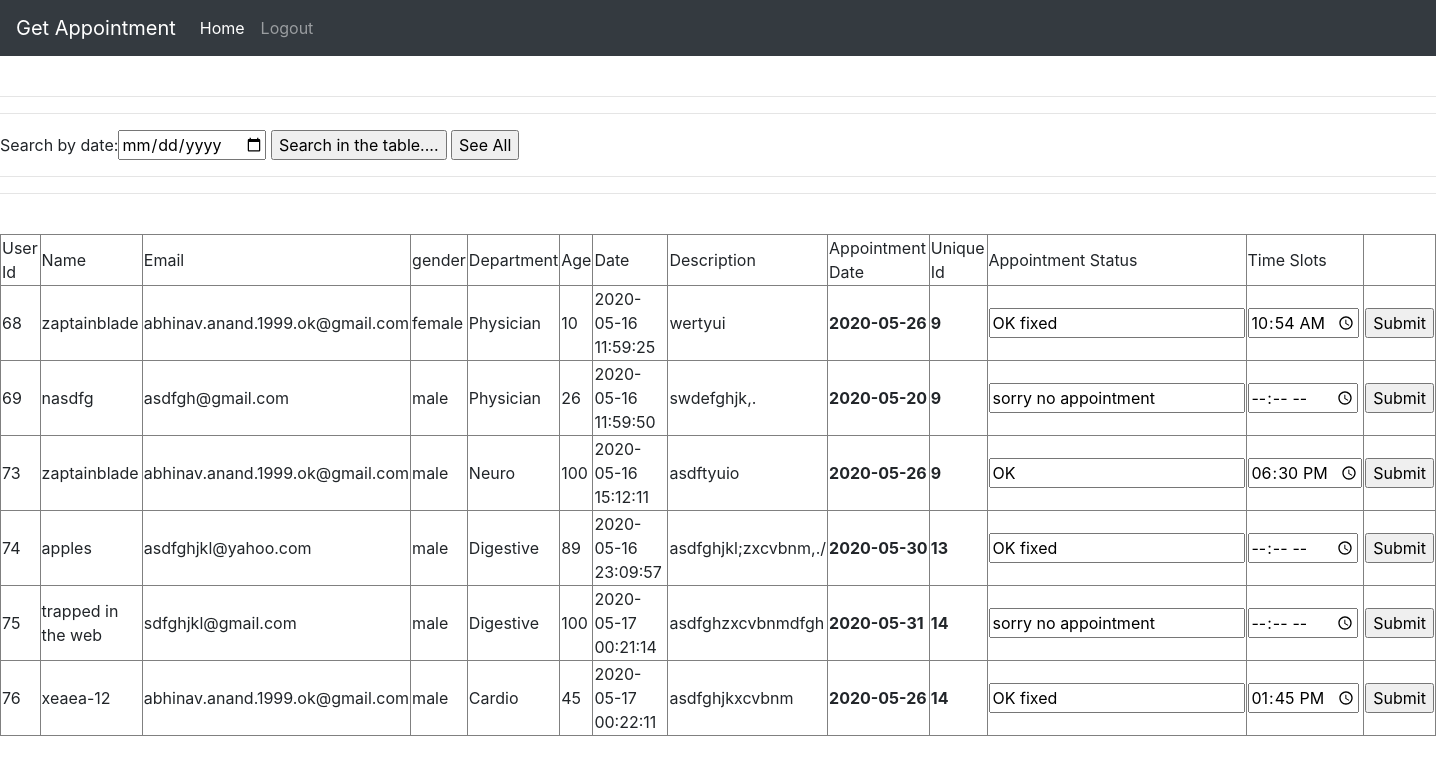
/admin.php (signed in), run on the app's committed database.
### tables this page shows
CREATE TABLE `hospitalq` (
  `sno` int(11) NOT NULL,
  `name` varchar(50) NOT NULL,
  `email` varchar(50) NOT NULL,
  `gender` varchar(10) NOT NULL,
  `department` varchar(20) NOT NULL,
  `age` int(11) NOT NULL,
  `date` datetime NOT NULL DEFAULT current_timestamp(),
  `descr` varchar(200) NOT NULL,
  `user_id` int(11) NOT NULL,
  `appointment` date NOT NULL,
  `uniqueid` varchar(30) NOT NULL,
  `statusapp` varchar(30) NOT NULL,
  `time_slot` varchar(20) NOT NULL
);

### admin.php (the view, shortened to what this page needs)
<!doctype html>
<html lang="en">
  <head>
    <link rel="stylesheet" href="https://stackpath.bootstrapcdn.com/bootstrap/4.4.1/css/bootstrap.min.css">
  </head>
  <body>
  <nav class="navbar navbar-expand-lg navbar-dark bg-dark">
  <a class="navbar-brand" href="#">Get Appointment</a>
  <div class="collapse navbar-collapse" id="navbarSupportedContent">
    <ul class="navbar-nav mr-auto">
      <li class="nav-item active">
        <a class="nav-link" href="http://localhost/login/welcomeadmin.php">Home <span class="sr-only">(current)</span></a>
      </li>
      <li class="nav-item">
        <a class="nav-link" href="http://localhost/login/logout.php">Logout</a>
      </li>
    </ul>
  </div>
</nav>
<?php
require_once "config.php";
$query = "SELECT * FROM hospitalq";
$rs = mysqli_query($conn,$query);
$getRowc = mysqli_num_rows($rs);
?>
<br>
<hr>
<hr>
<form name = "search" method="post" action="admin.php">
Search by date:<input type="date" name = "search_box">
    <input type="submit" name ="search"  value="Search in the table....">
    <input type="submit" name ="all_search"  value="See All">
</form>
<hr>
<hr>
<br>
<table border= "1">
    <tr>
        <td>User Id</td>
        <td>Name</td>
        <td>Email</td>
        <td>gender</td>
        <td>Department</td>
        <td>Age</td>
        <td>Date</td>
        <td>Description</td>
        <td>Appointment Date</td>
        <td>Unique Id</td>
        <td>Appointment Status</td>
        <td>Time Slots</td>
    </tr>
<?php
for ($i = 1; $i <= $getRowc; $i++){
    $row = mysqli_fetch_array($rs);
?>
    <tr>
        <td><?php echo $row["sno"] ?></td>
        <td><?php echo $row["name"] ?></td>
        <td><?php echo $row["email"] ?></td>
        <td><?php echo $row["gender"] ?></td>
        <td><?php echo $row["department"] ?></td>
        <td><?php echo $row["age"] ?></td>
        <td><?php echo $row["date"] ?></td>
        <td><?php echo $row["descr"] ?></td>
        <th><?php echo $row["appointment"] ?></th>
        <th><?php echo $row["uniqueid"] ?></th>
        <?php echo "<form action=http://localhost/login/update.php method=post>";
              echo "<td><input type=text name = pstatus value = '".$row['statusapp']."'></td>";
              echo "<td><input type=time name = ptime min=09:00 max=21:00 value = '".$row['time_slot']."'></td>";
                     echo "<td><input type = Submit></td>";
                     echo "</form></td>";
            ?>
    </tr>
<?php
}
?>
</table>
  </body>
</html>

### data on the page
hospitalq: sno "68", name "zaptainblade", email "abhinav.anand.1999.ok@gmail.com", gender "female", department "Physician", age "10", date "2020-05-16 11:59:25", descr "wertyui", appointment "2020-05-26", uniqueid "9", pstatus "OK fixed", ptime "10:54"
hospitalq: sno "69", name "nasdfg", email "asdfgh@gmail.com", gender "male", department "Physician", age "26", date "2020-05-16 11:59:50", descr "swdefghjk,.", appointment "2020-05-20", uniqueid "9", pstatus "sorry no appointment"
hospitalq: sno "73", name "zaptainblade", email "abhinav.anand.1999.ok@gmail.com", gender "male", department "Neuro", age "100", date "2020-05-16 15:12:11", descr "asdftyuio", appointment "2020-05-26", uniqueid "9", pstatus "OK", ptime "18:30"
hospitalq: sno "74", name "apples", email "asdfghjkl@yahoo.com", gender "male", department "Digestive", age "89", date "2020-05-16 23:09:57", descr "asdfghjkl;zxcvbnm,./", appointment "2020-05-30", uniqueid "13", pstatus "OK fixed"
hospitalq: sno "75", name "trapped in the web", email "sdfghjkl@gmail.com", gender "male", department "Digestive", age "100", date "2020-05-17 00:21:14", descr "asdfghzxcvbnmdfgh", appointment "2020-05-31", uniqueid "14", pstatus "sorry no appointment"
hospitalq: sno "76", name "xeaea-12", email "abhinav.anand.1999.ok@gmail.com", gender "male", department "Cardio", age "45", date "2020-05-17 00:22:11", descr "asdfghjkxcvbnm", appointment "2020-05-26", uniqueid "14", pstatus "OK fixed", ptime "13:45"
